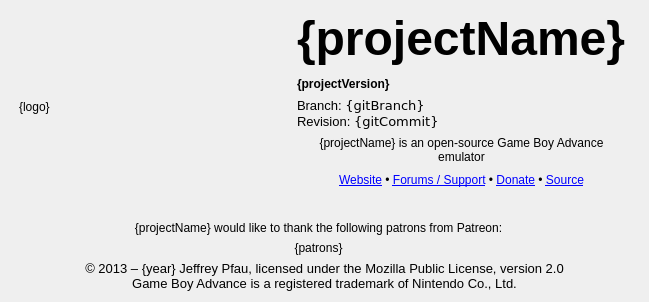
<?xml version="1.0" encoding="UTF-8"?>
<ui version="4.0">
 <class>QGBA::AboutScreen</class>
 <widget class="QWidget" name="QGBA::AboutScreen">
  <property name="geometry">
   <rect>
    <x>0</x>
    <y>0</y>
    <width>617</width>
    <height>341</height>
   </rect>
  </property>
  <property name="windowTitle">
   <string>About</string>
  </property>
  <layout class="QGridLayout" name="gridLayout_2">
   <property name="sizeConstraint">
    <enum>QLayout::SetFixedSize</enum>
   </property>
   <item row="4" column="1">
    <widget class="QLabel" name="extraLinks">
     <property name="text">
      <string>&lt;a href=&quot;http://mgba.io/&quot;&gt;Website&lt;/a&gt; • &lt;a href=&quot;https://forums.mgba.io/&quot;&gt;Forums / Support&lt;/a&gt; • &lt;a href=&quot;https://patreon.com/mgba&quot;&gt;Donate&lt;/a&gt; • &lt;a href=&quot;https://github.com/mgba-emu/mgba/tree/{gitBranch}&quot;&gt;Source&lt;/a&gt;</string>
     </property>
     <property name="alignment">
      <set>Qt::AlignCenter</set>
     </property>
     <property name="openExternalLinks">
      <bool>true</bool>
     </property>
    </widget>
   </item>
   <item row="2" column="1">
    <widget class="QLabel" name="gitInfo">
     <property name="font">
      <font>
       <pointsize>10</pointsize>
      </font>
     </property>
     <property name="text">
      <string>Branch: &lt;tt&gt;{gitBranch}&lt;/tt&gt;&lt;br/&gt;Revision: &lt;tt&gt;{gitCommit}&lt;/tt&gt;</string>
     </property>
     <property name="textInteractionFlags">
      <set>Qt::LinksAccessibleByMouse|Qt::TextSelectableByKeyboard|Qt::TextSelectableByMouse</set>
     </property>
    </widget>
   </item>
   <item row="0" column="1">
    <widget class="QLabel" name="projectName">
     <property name="font">
      <font>
       <pointsize>36</pointsize>
       <weight>75</weight>
       <bold>true</bold>
      </font>
     </property>
     <property name="text">
      <string notr="true">{projectName}</string>
     </property>
     <property name="alignment">
      <set>Qt::AlignBottom|Qt::AlignLeading|Qt::AlignLeft</set>
     </property>
    </widget>
   </item>
   <item row="6" column="0" colspan="2">
    <widget class="QLabel" name="patronsHeader">
     <property name="text">
      <string>{projectName} would like to thank the following patrons from Patreon:</string>
     </property>
     <property name="alignment">
      <set>Qt::AlignCenter</set>
     </property>
     <property name="wordWrap">
      <bool>true</bool>
     </property>
    </widget>
   </item>
   <item row="8" column="0" colspan="4">
    <widget class="QLabel" name="copyright">
     <property name="font">
      <font>
       <pointsize>10</pointsize>
      </font>
     </property>
     <property name="text">
      <string>© 2013 – {year} Jeffrey Pfau, licensed under the Mozilla Public License, version 2.0
Game Boy Advance is a registered trademark of Nintendo Co., Ltd.</string>
     </property>
     <property name="alignment">
      <set>Qt::AlignCenter</set>
     </property>
     <property name="wordWrap">
      <bool>true</bool>
     </property>
    </widget>
   </item>
   <item row="1" column="1">
    <widget class="QLabel" name="projectVersion">
     <property name="font">
      <font>
       <weight>75</weight>
       <bold>true</bold>
      </font>
     </property>
     <property name="text">
      <string notr="true">{projectVersion}</string>
     </property>
     <property name="alignment">
      <set>Qt::AlignBottom|Qt::AlignLeading|Qt::AlignLeft</set>
     </property>
     <property name="textInteractionFlags">
      <set>Qt::LinksAccessibleByMouse|Qt::TextSelectableByKeyboard|Qt::TextSelectableByMouse</set>
     </property>
    </widget>
   </item>
   <item row="0" column="0" rowspan="6">
    <layout class="QVBoxLayout" name="verticalLayout">
     <property name="leftMargin">
      <number>8</number>
     </property>
     <property name="rightMargin">
      <number>16</number>
     </property>
     <property name="bottomMargin">
      <number>12</number>
     </property>
     <item>
      <spacer name="verticalSpacer_2">
       <property name="orientation">
        <enum>Qt::Vertical</enum>
       </property>
       <property name="sizeHint" stdset="0">
        <size>
         <width>0</width>
         <height>0</height>
        </size>
       </property>
      </spacer>
     </item>
     <item>
      <widget class="QLabel" name="logo">
       <property name="sizePolicy">
        <sizepolicy hsizetype="Fixed" vsizetype="Fixed">
         <horstretch>0</horstretch>
         <verstretch>0</verstretch>
        </sizepolicy>
       </property>
       <property name="minimumSize">
        <size>
         <width>256</width>
         <height>192</height>
        </size>
       </property>
       <property name="text">
        <string notr="true">{logo}</string>
       </property>
      </widget>
     </item>
     <item>
      <spacer name="verticalSpacer_3">
       <property name="orientation">
        <enum>Qt::Vertical</enum>
       </property>
       <property name="sizeHint" stdset="0">
        <size>
         <width>0</width>
         <height>0</height>
        </size>
       </property>
      </spacer>
     </item>
    </layout>
   </item>
   <item row="3" column="1">
    <widget class="QLabel" name="description">
     <property name="text">
      <string>{projectName} is an open-source Game Boy Advance emulator</string>
     </property>
     <property name="alignment">
      <set>Qt::AlignCenter</set>
     </property>
     <property name="wordWrap">
      <bool>true</bool>
     </property>
    </widget>
   </item>
   <item row="7" column="0" colspan="2">
    <widget class="QLabel" name="patrons">
     <property name="text">
      <string notr="true">{patrons}</string>
     </property>
     <property name="alignment">
      <set>Qt::AlignCenter</set>
     </property>
     <property name="wordWrap">
      <bool>true</bool>
     </property>
    </widget>
   </item>
  </layout>
 </widget>
 <resources/>
 <connections/>
</ui>
